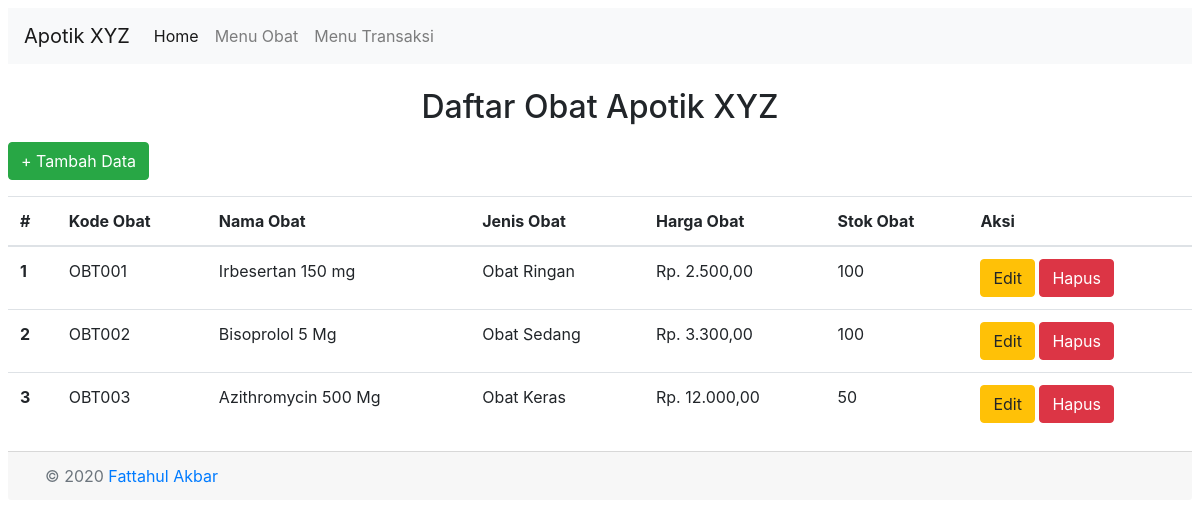
The app's page /?page=obat with its own data.
### tables this page shows
CREATE TABLE `obat` (
  `kdobat` varchar(50) NOT NULL,
  `nmobat` varchar(50) NOT NULL,
  `jnsobat` varchar(50) NOT NULL,
  `hrgobat` double NOT NULL,
  `stokobat` int(11) NOT NULL
);

### config/helper.php (called while the page is built)
<?php
function rupiah($value)
{
    $result = "Rp. " . number_format($value, 2, ',', '.');
    return $result;
}

### obat/obat.php (the view)
<h2 class="text-center">Daftar Obat Apotik XYZ</h2><p></p>
<a href="?page=obatadd" class="btn btn-success"> + Tambah Data</a><p></p>
<table class="table">
    <thead>
    <tr>
        <th scope="col">#</th>
        <th scope="col">Kode Obat</th>
        <th scope="col">Nama Obat</th>
        <th scope="col">Jenis Obat</th>
        <th scope="col">Harga Obat</th>
        <th scope="col">Stok Obat</th>
        <th scope="col">Aksi</th>
    </tr>
    </thead>
    <tbody>
    <?php
    $query = mysqli_query($connection, "SELECT * FROM obat");
    $no = 1;
    while ($row = mysqli_fetch_array($query)) { ?>
        <tr>
            <th scope="row"><?php echo $no ?></th>
            <td><?php echo $row['kdobat'] ?></td>
            <td><?php echo $row['nmobat'] ?></td>
            <td><?php echo $row['jnsobat'] ?></td>
            <td><?php echo rupiah($row['hrgobat']) ?></td>
            <td><?php echo $row['stokobat'] ?></td>
            <td>
                <a href="?page=obatupdate&kdobat=<?php echo $row['kdobat'] ?>" class="btn btn-warning">Edit</a>
                <a href="?page=obatdelete&kdobat=<?php echo $row['kdobat'] ?>" class="btn btn-danger">Hapus</a>
            </td>
        </tr>
        <?php
        $no++;
    }
    ?>
    </tbody>
</table>

### records on screen
obat: kdobat "OBT001", nmobat "Irbesertan 150 mg", jnsobat "Obat Ringan", hrgobat "Rp. 2.500,00", stokobat "100"
obat: kdobat "OBT002", nmobat "Bisoprolol 5 Mg", jnsobat "Obat Sedang", hrgobat "Rp. 3.300,00", stokobat "100"
obat: kdobat "OBT003", nmobat "Azithromycin 500 Mg", jnsobat "Obat Keras", hrgobat "Rp. 12.000,00", stokobat "50"
